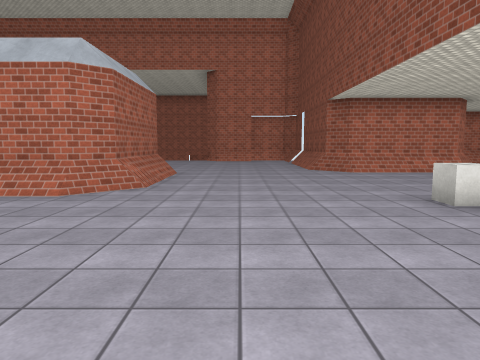
[1] (above)

20 first-person views from a walk through a scene from a Unity 3-D project. The camera is 1.5 m above the floor, tilts 6° down and sees 70° across. The floor is counted in squares, 2 m on a side. Each view is taken from the middle of a square. On the plan, view 1 faces up. The plan holds only what a view shows up to about 11 squares ahead; the rest is blank. The place goes on beyond the plan. Some animated figures are left out. Surface patterns are stand-ins for the level's own textures.

[2]
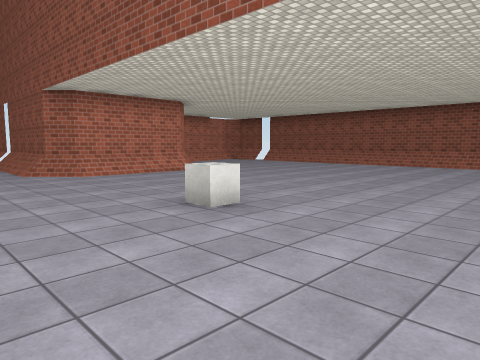

[3]
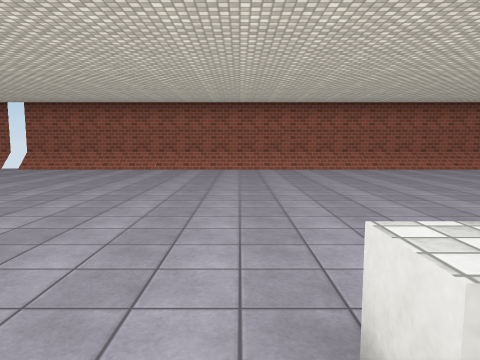

[4]
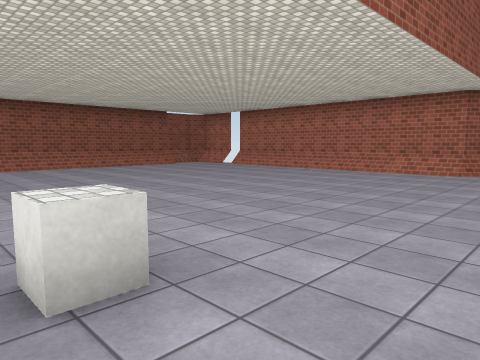

[5]
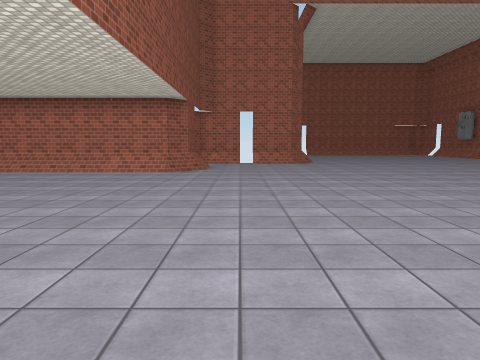

[6]
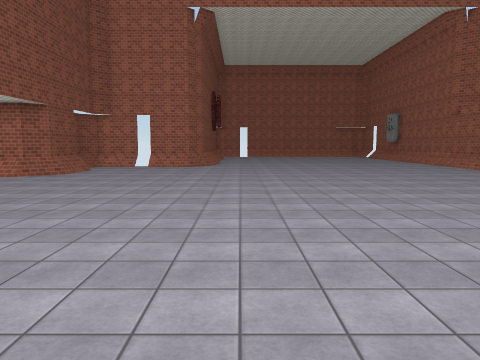

[7]
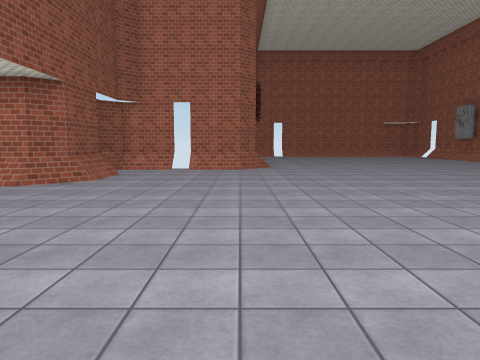

[8]
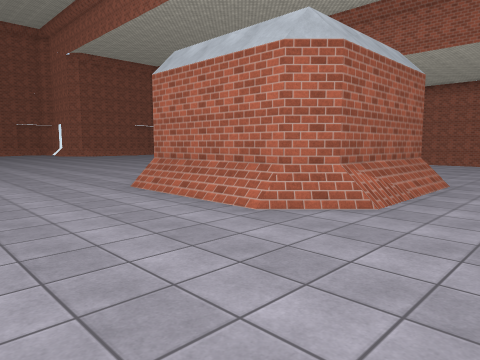

[9]
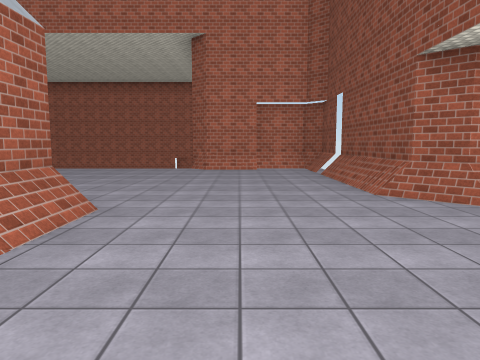

[10]
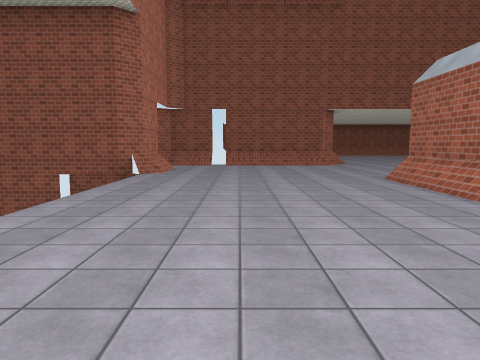

[11]
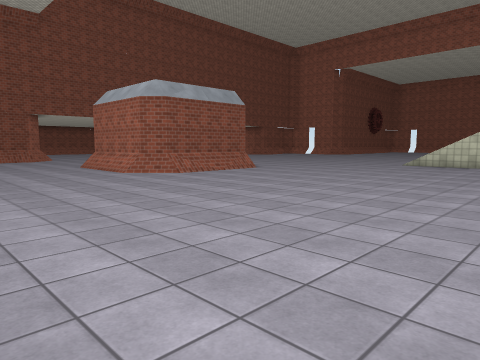

[12]
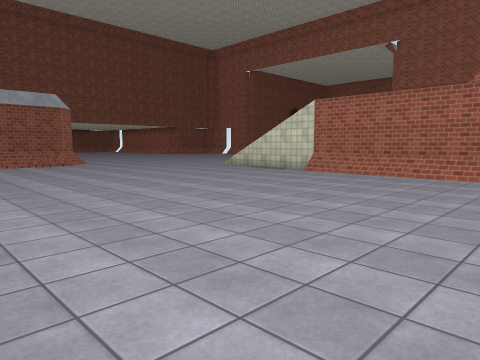

[13]
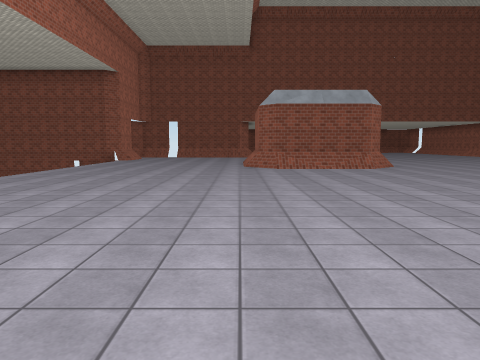

[14]
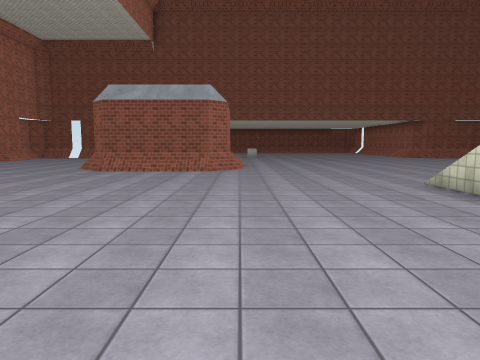

[15]
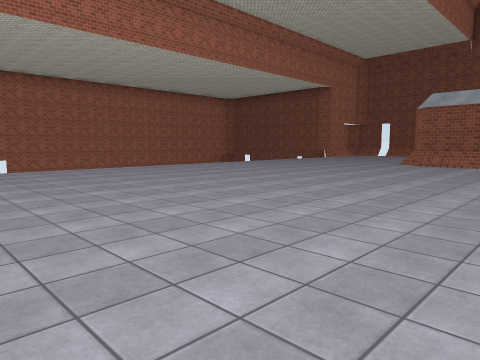

[16]
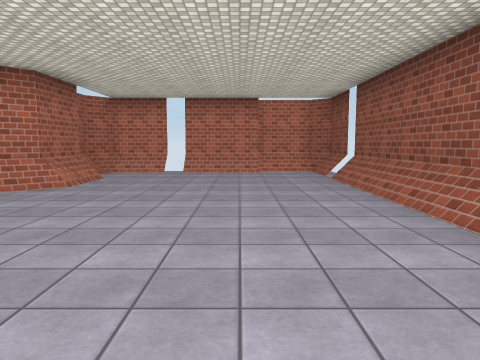

[17]
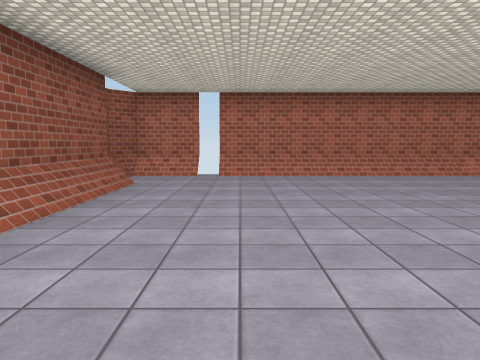

[18]
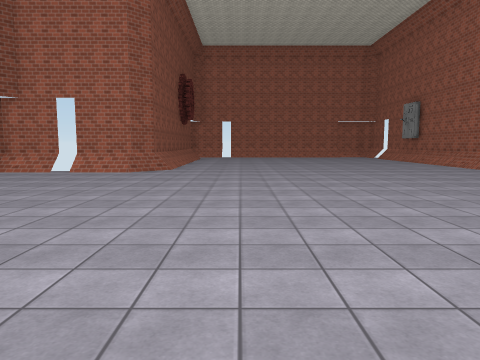

[19]
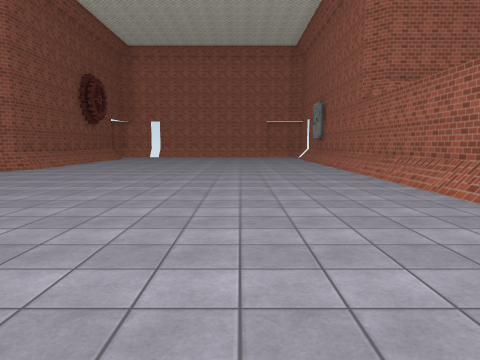

[20]
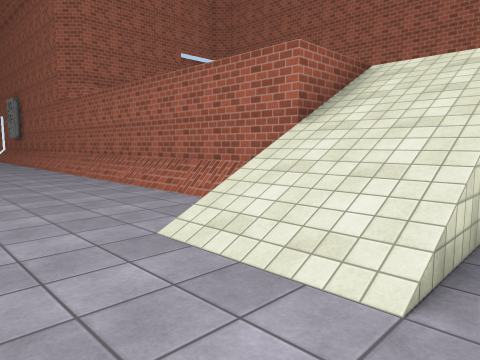

### Floor plan
Key: @ floor where view 1 was taken; # wall or solid block; . main floor; : floor 0.5 m higher than the main floor; + floor 0.75 m higher than the main floor; / step, stairs or slope; = window, fence, low wall or low ledge; ^ raised ledge; C cube.
Columns run from 19 left of view 1 to 13 right of it. Each row starts with its distance up from view 1.
 19                  /#
 18                  /#
 17                  /#
 16                  /#####
 15   ....   .........//..#
 14   ....................   ## #####
 13  .....................#  #...../#
 12  .................... #  #...../
 11  ....................#   #...../#
 10 ..............///....#####=..../#
  9 .............####:............./#
  8 .............^  ^+............./#
  7 .............^  ^+............./#
  6 .............#^^^+............./#
  5 .............////............../#
  4  .....................C......../#
  3  ............................../#
  2  /////........................./#
  1  #    ////...................../#
  0  #    ////.........@.........../#
 -1  #      /....................../#
 -2  #      /....................../#
 -3  #      /.......................#
 -4         /.............//////////#
 -5         /............/######## ##
 -6         /............/#
 -7         /.............#
 -8       ///.............#
 -9      ###/.........## ##
-10        #/.........#

Positions as (right, up) in squares from view 1, and headings:
1: (0, 0), facing up
2: (0, 1), facing up-right
3: (2, 5), facing right
4: (1, 5), facing down-right
5: (1, 5), facing down
6: (-3, 5), facing down
7: (-1, 2), facing down
8: (0, 2), facing up-left
9: (0, 5), facing up
10: (-10, 13), facing right
11: (-14, 14), facing down-right
12: (-19, 10), facing down-right
13: (-17, 10), facing right
14: (-16, 5), facing right
15: (-19, 5), facing up-right
16: (10, 4), facing up
17: (10, 4), facing down
18: (-4, 1), facing down
19: (-8, 1), facing down
20: (-8, 2), facing down-left
